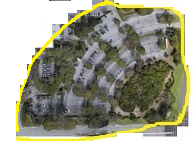
#> input picture cropped.png, 195 x 141 px
$ python green_counter.py
#> lines starting #> are read from the running program, lines starting #| are printed output that depends on the picture; long printed decimals are rounded
from PIL import Image
import matplotlib.pyplot as plt
import matplotlib.image as mpimg


count = 0

sq_feet_per_pixel = 26.165965

# load image
# image_raw = Image.open('top_view.jpg')
image_raw = Image.open('cropped.png')
#> image_raw is the input picture: PIL image 195x141 RGBA; mean R, G, B, A 153.8, 153.7, 134.7, 255
image_raw = image_raw.convert('RGB')
#> image_raw: PIL image 195x141 RGB
image = image_raw.load()


# calculate green-ness
green = (0, 255, 0)
def greenness(pixel, reference=green):
  return ((reference[0] - pixel[0]) ** 2 + (reference[1] - pixel[1]) ** 2 + (reference[2] - pixel[2]) ** 2) ** .5


# calculate grassiness
def grassiness(pixel):
  score = min(greenness(image[pixel[0], pixel[1]]), greenness(image[pixel[0], pixel[1]], reference=(30, 50, 30)) * 1.5, greenness(image[pixel[0], pixel[1]], reference=(130, 130, 100)) * 3)

  neighbor_bias = .5
  if pixel[0] > 0: score += greenness(image[pixel[0] - 1, pixel[1]]) * neighbor_bias
  if pixel[0] < width - 1: score += greenness(image[pixel[0] + 1, pixel[1]]) * neighbor_bias
  if pixel[1] > 0: score += greenness(image[pixel[0], pixel[1] - 1]) * neighbor_bias
  if pixel[1] < height - 1: score += greenness(image[pixel[0], pixel[1] + 1]) * neighbor_bias

  return score


# loop through pixels
width = image_raw.width
#> width = 195
height = image_raw.height
#> height = 141
for x in range(width):
  for y in range(height):
    if grassiness((x, y)) > 535:
      image[x, y] = (image[x, y][0] - 125, image[x, y][1] - 200, image[x, y][2] - 125)
    else:
      image[x, y] = (image[x, y][0] + 0, image[x, y][1] + 50, image[x, y][2] + 0)
      count += 1
#> this loop made 195 passes


# show image
imgplot = plt.imshow(image_raw)
print(count * sq_feet_per_pixel)
#| 279609.502
plt.show()
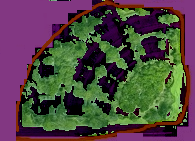
#> shown: shape (141, 195, 3); mean R, G, B 80.1, 68.9, 65.9
